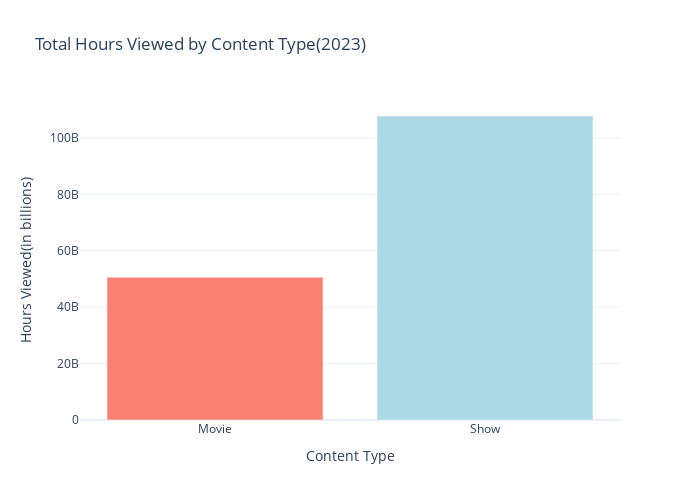

The notebook cell this image was saved under:
### Code cell
#viewership by content type

content_type_viewership=netflix_data.groupby('Content Type')['Hours Viewed'].sum()
fig=go.Figure(data=[go.Bar(x=content_type_viewership.index,
                            y=content_type_viewership.values, marker_color=['salmon', 'lightblue'])])

fig.update_layout(title='Total Hours Viewed by Content Type(2023)',
                    xaxis_title='Content Type',
                    yaxis_title='Hours Viewed(in billions)',
                    height=500, width=700)

fig.show()

### Figure 1 — Plotly figure (JSON) as saved in the notebook; plotly's stock layout.template omitted (floating-point values rounded to 4 significant figures)
{"data": [{"marker": {"color": ["salmon", "lightblue"]}, "type": "bar", "x": ["Movie", "Show"], "y": [50640000000.0, 107800000000.0]}], "layout": {"height": 500, "title": {"text": "Total Hours Viewed by Content Type(2023)"}, "width": 700, "xaxis": {"title": {"text": "Content Type"}}, "yaxis": {"title": {"text": "Hours Viewed(in billions)"}}}}
